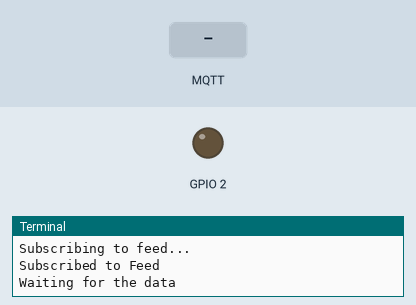
Recording of a program running on a simulated Raspberry Pi (BCM pin numbers). On the bench: output pins drawn as LEDs (lit = HIGH), the last lines printed to the terminal. Inputs (shaded band) come from the test bench. No MQTT or app messages arrive unless stated.

Above: at 1.2 s.
1.3 s: MQTT message "Bright" arrives on the first subscribed topic
At 2.4 s:
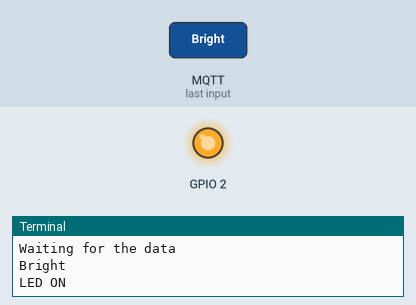
2.8 s: MQTT message "Dim" arrives on the first subscribed topic
At 3.5 s:
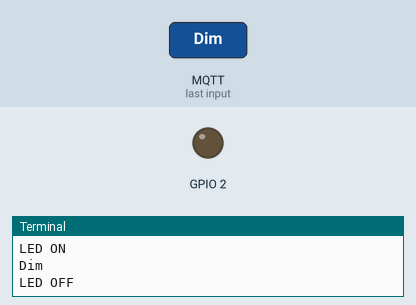
Timing chart, 0 to 5.8 s (numbered marks = the images above; inputs shaded):
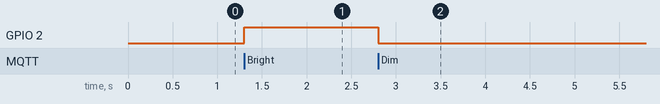

The program:

EXP06_LED_with_AdafruitIO.py
```python
import RPi.GPIO as gp
from Adafruit_IO import MQTTClient
import sys
key = "b583f8cbef00474481f4bce7b076e1f7"
user =  "jagnayak"
gp.setmode(gp.BCM)
gp.setup(2,gp.OUT)

def mqtt_connect(client):
    print("Subscribing to feed...")
    client.subscribe('light')
    print("Subscribed to Feed")
    print("Waiting for the data")

def mqtt_disconnect(client):
    sys.exit()

def mqtt_data(client,feed,msg):
    print(msg)
    if msg == "Bright":
        gp.output(2,True)
        print("LED ON")
    if msg == "Dim":
        gp.output(2,False)
        print("LED OFF")

client = MQTTClient(user,key)
client.on_connect = mqtt_connect
client.on_disconnect = mqtt_disconnect
client.on_message = mqtt_data
client.connect()
client.loop_blocking()   ## run continuosly in the background
```

Measured:
- after the input at 1.3 s, GPIO 2: LOW → HIGH at once
- after the input at 2.8 s, GPIO 2: HIGH → LOW at once
